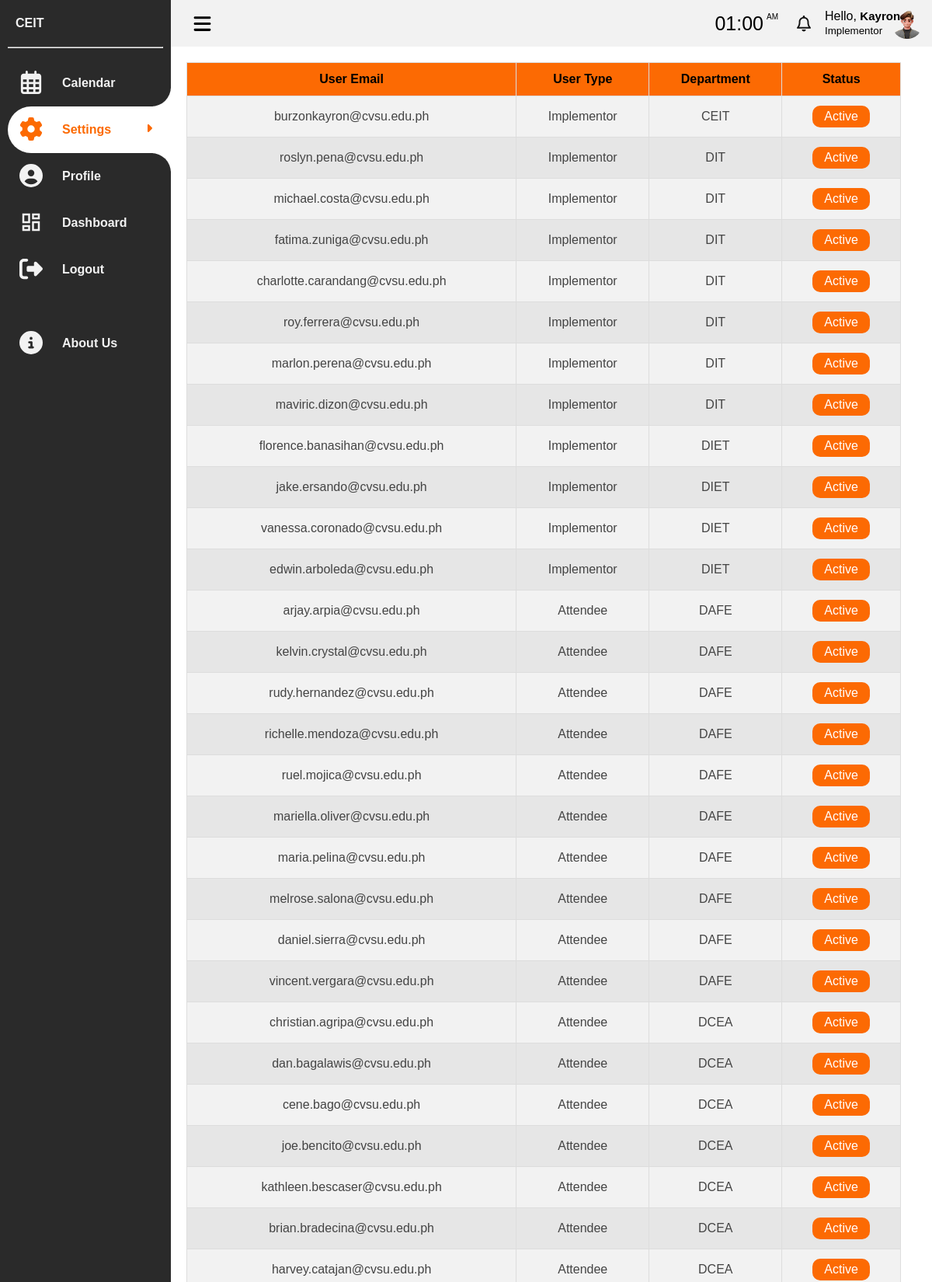
/CAPSTONE/PAGES/status.php (signed in, upper part), run on the app's committed database.
### tables this page shows
CREATE TABLE `user_form` (
  `id` int(255) NOT NULL,
  `nickname` varchar(255) NOT NULL,
  `name` varchar(255) NOT NULL,
  `user_email` varchar(255) NOT NULL,
  `position` varchar(255) NOT NULL,
  `position_type` varchar(255) NOT NULL,
  `password` varchar(255) NOT NULL,
  `user_type` varchar(255) NOT NULL DEFAULT '''Attendee'', ''Implementor'', ''Admin''',
  `department` varchar(255) NOT NULL DEFAULT 'DIT',
  `image` varchar(50) NOT NULL,
  `status` tinyint(1) NOT NULL,
  `reset_token_hash` varchar(64) DEFAULT NULL,
  `reset_token_expires_at` datetime DEFAULT NULL
);

### CAPSTONE/PAGES/status.php (the view, shortened to what this page needs)
<!DOCTYPE html>
<html lang="en">
<head>
    <link rel="stylesheet" href="css/font_1.css">
    <link rel="stylesheet" href="css/practice.css">
    <link rel="stylesheet" href="css/style.css">
	<link rel="stylesheet" href="css/profile.css">
	<link rel="stylesheet" href="css/notif.css">
	<link rel="stylesheet" href="css/button.css">
    <link rel="stylesheet" href="css/admin_panel.css">
    <link rel="stylesheet" href="css/clock.css">
</head>
<body>
    <div class="web">
        <div class="navigation">
            <ul>
                <li>
                    <a href="">
                        <span class="title">CEIT</span>
                    </a>
                    <hr class="hr">
                </li>
                <li>
                    <a href="calendar_dean.php">
                        <span class="icon">
                        </span>
                        <span class="title">Calendar</span>
                    </a>
                </li>
                <li>
                    <a class="sub-btn" id="active">
                        <span class="icon" id="settings">
                        </span>
                        <span class="title" style="color: #FC6A03;">Settings</span>
                        <svg class="dropdown" xmlns="http://www.w3.org/2000/svg" height="16" width="16" viewBox="0 0 256 512"><path d="M246.6 278.6c12.5-12.5 12.5-32.8 0-45.3l-128-128c-9.2-9.2-22.9-11.9-34.9-6.9s-19.8 16.6-19.8 29.6l0 256c0 12.9 7.8 24.6 19.8 29.6s25.7 2.2 34.9-6.9l128-128z" style="fill: #FC6A03;"/></svg>
                    </a>
                </li>
                <li>
                    <a href="profile_dean.php">
                        <span class="icon">
                        </span>
                        <span class="title">Profile</span>
                    </a>
                </li>
                <li>
                    <a href="homepage_dean.php">
                        <span class="icon">
                        </span>
                        <span class="title">Dashboard</span>
                    </a>
                </li>
                <li>
                    <a href="logout.php" onclick="return confirm('Are you sure you want to logout?');">
                        <span class="icon">
                        </span>
                        <span class="title">Logout</span>
                    </a>
                </li>
                <li>
                    <a href="about_dean.php" class="bottom">
                        <span class="icon">
                        </span>
                        <span class="title">About Us</span>
                    </a>
                </li>
            </ul>
        </div>
        <div class="main">
            <div class="topbar">
                <div class="toggle">
                </div>
                <div class="card_8">
                        <div class="clocks_container">
                            <div class="clocks__content grid">
                                <div class="clocks__text">
                                    <div class="clocks__text-hour" id="text-hour"></div>
                                    <div class="clocks__text-minutes" id="text-minutes"></div>
                                    <div class="clocks__text-ampm" id="text-ampm"></div>
                                </div>
                            </div>
                        </div>
                    </div>
                    <div class="notify">
                    <button class="button" onclick="toggleActivities()">
                    </button>
                </div>
                <?php
                    $userEmail = $_SESSION['user_email'];
                    $servername = "localhost";
                    $username = "root";
                    $password = "";
                    $dbname = "scheduler";
                    $conn = new mysqli($servername, $username, $password, $dbname);
                    $sql = "SELECT nickname, user_type, image FROM user_form WHERE user_email = ?";
                    $stmt = $conn->prepare($sql);
                    $stmt->bind_param("s", $userEmail);
                    $stmt->execute();
                    $stmt->store_result();
                    if ($stmt->num_rows > 0) {
                        $stmt->bind_result($nickname, $userType, $image);
                        echo '<div class="info">
                                <p>Hello, <b>'.$nickname.'</b></p>
                                <small class="text-muted">'.$userType.'</small>
                            </div>';
                        if (!empty($image)) {
                            echo '<div class="user">
                                    <img src="img/'.$image.'" alt="">
                                </div>';
                        } else {
                            echo '<div class="user">
                                    <img src="img/img.png" alt="">
                                </div>';
                        }
                    } else {
                        echo "User details not found";
                    }
                ?>
            </div>
            <div class="cardBox_3">
                <div class="box">
                    <?php
                        $servername = "localhost";
                        $username = "root";
                        $password = "";
                        $dbname = "scheduler";
                        $conn = new mysqli($servername, $username, $password, $dbname);
                        $sql = "SELECT user_email, user_type, department, status FROM user_form";
                        $result = $conn->query($sql);
                        if ($result->num_rows > 0) {
                            echo "<table id='customers'>";
                            echo "<tr><th>User Email</th><th>User Type</th><th>Department</th><th>Status</th></tr>";
                            while ($row = $result->fetch_assoc()) {
                                echo "<tr>";
                                echo "<td>" . $row["user_email"] . "</td>";
                                echo "<td>" . $row["user_type"] . "</td>";
                                echo "<td>" . $row["department"] . "</td>";
                                echo "<td>";
                                if ($row["status"] == 0) {
                                    echo "<button class='status' onclick='changeStatus(\"" . $row["user_email"] . "\", \"Active\", this)'>Active</button>";
                                } else {
                                    echo "<button class='status' onclick='changeStatus(\"" . $row["user_email"] . "\", \"Inactive\", this)'>Inactive</button>";
                                }
                                echo "</td>";
                                echo "</tr>";
                            }
                            echo "</table>";
                        } else {
                            echo "0 results";
                        }
                    ?>
                </div>
            </div>
        </div>
    </div>
</body>
</html>

### CAPSTONE/PAGES/css/practice.css (style rules this page uses)
* { font-family: 'Poppins', sans-serif; margin: 0; padding: 0; box-sizing: border-box; }
:root { --blue: #2a2185; --white: #fff; --gray: #f5f5f5; --black1: #222; --black2: #999; }
body { min-height: 100vh; overflow-x: hidden; }
.web { position: relative; width: 100%; }
.navigation { position: fixed; width: 220px; height: 100%; background: #2a2a2a; border-left: 10px solid #2a2a2a; transition: 0.5s; overflow: hidden; }
.navigation ul { position: absolute; top: 0; left: 0; width: 100%; }
.navigation ul li { position: relative; width: 100%; list-style: none; border-top-left-radius: 30px; border-bottom-left-radius: 30px; }
.navigation ul li:nth-child(1) { margin-bottom: 15px; pointer-events: none; }
.navigation ul li a { position: relative; display: block; width: 100%; display: flex; text-decoration: none; color: #899DC1;; }
.navigation ul li a .icon { position: relative; display: block; min-width: 60px; height: 60px; line-height: 78px; text-align: center; }
.navigation ul li a .title { position: relative; display: block; padding: 0 10px; height: 60px; line-height: 60px; text-align: start; white-space: nowrap; font-weight: 600; font-size: medium; color: #899DC1; }
a#active { background: white; border-radius: 30px 0px 0px 30px; }
a#active::before { content: ""; position: absolute; right: 0; top: -50px; width: 50px; height: 50px; background-color: transparent; border-radius: 50%; box-shadow: 35px 35px 0 10px var(--white); pointer-events: none; }
a#active::after { content: ""; position: absolute; right: 0; bottom: -50px; width: 50px; height: 50px; background-color: transparent; border-radius: 50%; box-shadow: 35px -35px 0 10px var(--white); pointer-events: none; }
.main { position: absolute; width: calc(105% - 300px); left: 220px; min-height: 100vh; background: var(--white); transition: 0.5s; }
.topbar { width: 100%; left: 220px; height: 60px; display: flex; justify-content: space-between; align-items: center; padding: 0 10px; background: #f2f2f2; position: fixed; z-index: 10000; }
.toggle { position: relative; width: 60px; height: 60px; display: flex; justify-content: center; align-items: center; font-size: 2.5rem; cursor: pointer; }
.user { position: fixed; width: 40px; height: 40px; border-radius: 50%; overflow: hidden; cursor: pointer; }
.user img { position: absolute; top: 0; left: 0; width: 100%; height: 100%; object-fit: cover; }
.cardBox_3 { position: relative; width: 100%; padding: 20px; display: grid; grid-template-columns: repeat(1, 1fr); grid-gap: 30px; margin-top: 60px; }
.dropdown { position: absolute; right: 0; margin: 20px; transition: 0.3s ease; }
#settings { transition: 1s ease; }
.navigation ul li a .icon svg, .navigation ul li a .title { color: #f2f2f2; }
.bottom { margin-top: 35px; }
.hr { width: 100%; margin-left: -10px; }
.card_8 { position: fixed; background: #f2f2f2; border-radius: 3px; right: 16.5%; }

### CAPSTONE/PAGES/css/style.css (style rules this page uses)
* { font-family: 'Poppins', sans-serif; margin: 0; padding: 0; box-sizing: border-box; }
:root { --main-color: #22BAA0; --color-dark: #34425A; --text-grey: #B0B0B0; }
.user { display: flex; align-items: center; position: fixed; right: 1%; }
input, button, select { outline: none; }
table { border-collapse: collapse; }
table tbody td { padding: 1rem 0rem; color: #444; text-align: center; }
table tbody tr { border-bottom: 1px solid #dee2e8; }
b { font-size: 15px; }
.info { position: fixed; left: 88.5%; }

### CAPSTONE/PAGES/css/profile.css (style rules this page uses)
.notify { position: fixed; top: 20px; left: 84%; }

### CAPSTONE/PAGES/css/notif.css (style rules this page uses)
.button { width: 50px; height: 50px; margin-top: 15px; margin-left: 20px; position: relative; display: flex; align-items: center; justify-content: center; background-color: rgb(0, 0, 0); border-radius: 50%; cursor: pointer; transition-duration: .3s; border: none; }
.bell { width: 18px; }

### CAPSTONE/PAGES/css/button.css (style rules this page uses)
.button { position: relative; display: flex; justify-content: center; padding: 8px; gap: 4px; height: 35px; width: 35px; border: none; background: transparent; border-radius:20px; cursor: pointer; margin-top: -7px; margin-left: 9px; }

### data on the page
user_form: nickname "Kayron", user_type "Implementor", image (picture), user_email "burzonkayron@cvsu.edu.ph", department "CEIT"
user_form: user_email "roslyn.pena@cvsu.edu.ph", user_type "Implementor", department "DIT"
user_form: user_email "michael.costa@cvsu.edu.ph", user_type "Implementor", department "DIT"
user_form: user_email "fatima.zuniga@cvsu.edu.ph", user_type "Implementor", department "DIT"
user_form: user_email "charlotte.carandang@cvsu.edu.ph", user_type "Implementor", department "DIT"
user_form: user_email "roy.ferrera@cvsu.edu.ph", user_type "Implementor", department "DIT"
user_form: user_email "marlon.perena@cvsu.edu.ph", user_type "Implementor", department "DIT"
user_form: user_email "maviric.dizon@cvsu.edu.ph", user_type "Implementor", department "DIT"
user_form: user_email "florence.banasihan@cvsu.edu.ph", user_type "Implementor", department "DIET"
user_form: user_email "jake.ersando@cvsu.edu.ph", user_type "Implementor", department "DIET"
user_form: user_email "vanessa.coronado@cvsu.edu.ph", user_type "Implementor", department "DIET"
user_form: user_email "edwin.arboleda@cvsu.edu.ph", user_type "Implementor", department "DIET"
user_form: user_email "arjay.arpia@cvsu.edu.ph", user_type "Attendee", department "DAFE"
user_form: user_email "kelvin.crystal@cvsu.edu.ph", user_type "Attendee", department "DAFE"
user_form: user_email "rudy.hernandez@cvsu.edu.ph", user_type "Attendee", department "DAFE"
user_form: user_email "richelle.mendoza@cvsu.edu.ph", user_type "Attendee", department "DAFE"
user_form: user_email "ruel.mojica@cvsu.edu.ph", user_type "Attendee", department "DAFE"
user_form: user_email "mariella.oliver@cvsu.edu.ph", user_type "Attendee", department "DAFE"
user_form: user_email "maria.pelina@cvsu.edu.ph", user_type "Attendee", department "DAFE"
user_form: user_email "melrose.salona@cvsu.edu.ph", user_type "Attendee", department "DAFE"
user_form: user_email "daniel.sierra@cvsu.edu.ph", user_type "Attendee", department "DAFE"
user_form: user_email "vincent.vergara@cvsu.edu.ph", user_type "Attendee", department "DAFE"
user_form: user_email "christian.agripa@cvsu.edu.ph", user_type "Attendee", department "DCEA"
user_form: user_email "dan.bagalawis@cvsu.edu.ph", user_type "Attendee", department "DCEA"
user_form: user_email "cene.bago@cvsu.edu.ph", user_type "Attendee", department "DCEA"
user_form: user_email "joe.bencito@cvsu.edu.ph", user_type "Attendee", department "DCEA"
user_form: user_email "kathleen.bescaser@cvsu.edu.ph", user_type "Attendee", department "DCEA"
user_form: user_email "brian.bradecina@cvsu.edu.ph", user_type "Attendee", department "DCEA"
user_form: user_email "harvey.catajan@cvsu.edu.ph", user_type "Attendee", department "DCEA"
